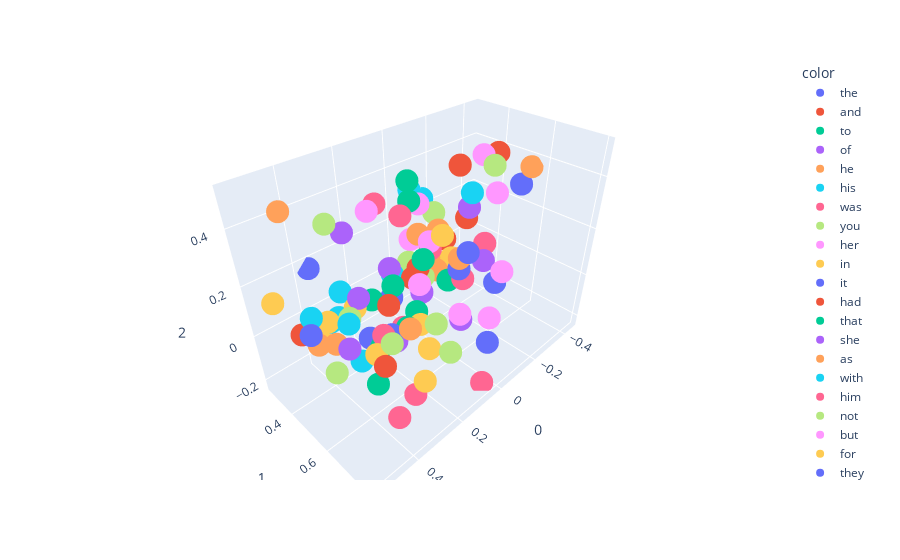

Write notebook code for a chart like this one.
### Code cell
import plotly.express as px



# Now you can create and show the Plotly figure
fig = px.scatter_3d(X[:100], x=0, y=1,z=2, color=y[:100])
fig.show()

### Figure 1 — Plotly figure (JSON) as saved in the notebook; plotly's stock layout.template omitted (floating-point values rounded to 4 significant figures)
{"data": [{"hovertemplate": "color=the<br>0=%{x}<br>1=%{y}<br>2=%{z}<extra></extra>", "legendgroup": "the", "marker": {"color": "#636efa", "symbol": "circle"}, "mode": "markers", "name": "the", "scene": "scene", "showlegend": true, "type": "scatter3d", "x": [-0.2299], "y": [0.5834], "z": [-0.03148]}, {"hovertemplate": "color=and<br>0=%{x}<br>1=%{y}<br>2=%{z}<extra></extra>", "legendgroup": "and", "marker": {"color": "#EF553B", "symbol": "circle"}, "mode": "markers", "name": "and", "scene": "scene", "showlegend": true, "type": "scatter3d", "x": [-0.2077], "y": [0.34], "z": [0.06631]}, {"hovertemplate": "color=to<br>0=%{x}<br>1=%{y}<br>2=%{z}<extra></extra>", "legendgroup": "to", "marker": {"color": "#00cc96", "symbol": "circle"}, "mode": "markers", "name": "to", "scene": "scene", "showlegend": true, "type": "scatter3d", "x": [0.2646], "y": [0.5807], "z": [0.2149]}, {"hovertemplate": "color=of<br>0=%{x}<br>1=%{y}<br>2=%{z}<extra></extra>", "legendgroup": "of", "marker": {"color": "#ab63fa", "symbol": "circle"}, "mode": "markers", "name": "of", "scene": "scene", "showlegend": true, "type": "scatter3d", "x": [-0.0522], "y": [0.3692], "z": [-0.09826]}, {"hovertemplate": "color=he<br>0=%{x}<br>1=%{y}<br>2=%{z}<extra></extra>", "legendgroup": "he", "marker": {"color": "#FFA15A", "symbol": "circle"}, "mode": "markers", "name": "he", "scene": "scene", "showlegend": true, "type": "scatter3d", "x": [0.08221], "y": [0.5459], "z": [0.2117]}, {"hovertemplate": "color=his<br>0=%{x}<br>1=%{y}<br>2=%{z}<extra></extra>", "legendgroup": "his", "marker": {"color": "#19d3f3", "symbol": "circle"}, "mode": "markers", "name": "his", "scene": "scene", "showlegend": true, "type": "scatter3d", "x": [-0.06572], "y": [0.2968], "z": [0.3125]}, {"hovertemplate": "color=was<br>0=%{x}<br>1=%{y}<br>2=%{z}<extra></extra>", "legendgroup": "was", "marker": {"color": "#FF6692", "symbol": "circle"}, "mode": "markers", "name": "was", "scene": "scene", "showlegend": true, "type": "scatter3d", "x": [0.06889], "y": [0.3981], "z": [0.3006]}, {"hovertemplate": "color=you<br>0=%{x}<br>1=%{y}<br>2=%{z}<extra></extra>", "legendgroup": "you", "marker": {"color": "#B6E880", "symbol": "circle"}, "mode": "markers", "name": "you", "scene": "scene", "showlegend": true, "type": "scatter3d", "x": [0.5253], "y": [0.6388], "z": [0.08699]}, {"hovertemplate": "color=her<br>0=%{x}<br>1=%{y}<br>2=%{z}<extra></extra>", "legendgroup": "her", "marker": {"color": "#FF97FF", "symbol": "circle"}, "mode": "markers", "name": "her", "scene": "scene", "showlegend": true, "type": "scatter3d", "x": [-0.01606], "y": [0.3948], "z": [0.3117]}, {"hovertemplate": "color=in<br>0=%{x}<br>1=%{y}<br>2=%{z}<extra></extra>", "legendgroup": "in", "marker": {"color": "#FECB52", "symbol": "circle"}, "mode": "markers", "name": "in", "scene": "scene", "showlegend": true, "type": "scatter3d", "x": [-0.104], "y": [0.4729], "z": [0.08844]}, {"hovertemplate": "color=it<br>0=%{x}<br>1=%{y}<br>2=%{z}<extra></extra>", "legendgroup": "it", "marker": {"color": "#636efa", "symbol": "circle"}, "mode": "markers", "name": "it", "scene": "scene", "showlegend": true, "type": "scatter3d", "x": [0.04484], "y": [0.6435], "z": [0.1981]}, {"hovertemplate": "color=had<br>0=%{x}<br>1=%{y}<br>2=%{z}<extra></extra>", "legendgroup": "had", "marker": {"color": "#EF553B", "symbol": "circle"}, "mode": "markers", "name": "had", "scene": "scene", "showlegend": true, "type": "scatter3d", "x": [0.1052], "y": [0.5195], "z": [0.1689]}, {"hovertemplate": "color=that<br>0=%{x}<br>1=%{y}<br>2=%{z}<extra></extra>", "legendgroup": "that", "marker": {"color": "#00cc96", "symbol": "circle"}, "mode": "markers", "name": "that", "scene": "scene", "showlegend": true, "type": "scatter3d", "x": [0.2506], "y": [0.6236], "z": [0.06983]}, {"hovertemplate": "color=she<br>0=%{x}<br>1=%{y}<br>2=%{z}<extra></extra>", "legendgroup": "she", "marker": {"color": "#ab63fa", "symbol": "circle"}, "mode": "markers", "name": "she", "scene": "scene", "showlegend": true, "type": "scatter3d", "x": [0.02707], "y": [0.5018], "z": [0.2275]}, {"hovertemplate": "color=as<br>0=%{x}<br>1=%{y}<br>2=%{z}<extra></extra>", "legendgroup": "as", "marker": {"color": "#FFA15A", "symbol": "circle"}, "mode": "markers", "name": "as", "scene": "scene", "showlegend": true, "type": "scatter3d", "x": [-0.02921], "y": [0.4786], "z": [0.2394]}, {"hovertemplate": "color=with<br>0=%{x}<br>1=%{y}<br>2=%{z}<extra></extra>", "legendgroup": "with", "marker": {"color": "#19d3f3", "symbol": "circle"}, "mode": "markers", "name": "with", "scene": "scene", "showlegend": true, "type": "scatter3d", "x": [-0.1564], "y": [0.2661], "z": [0.2341]}, {"hovertemplate": "color=him<br>0=%{x}<br>1=%{y}<br>2=%{z}<extra></extra>", "legendgroup": "him", "marker": {"color": "#FF6692", "symbol": "circle"}, "mode": "markers", "name": "him", "scene": "scene", "showlegend": true, "type": "scatter3d", "x": [0.09549], "y": [0.5668], "z": [0.2601]}, {"hovertemplate": "color=not<br>0=%{x}<br>1=%{y}<br>2=%{z}<extra></extra>", "legendgroup": "not", "marker": {"color": "#B6E880", "symbol": "circle"}, "mode": "markers", "name": "not", "scene": "scene", "showlegend": true, "type": "scatter3d", "x": [0.4275], "y": [0.5825], "z": [0.189]}, {"hovertemplate": "color=but<br>0=%{x}<br>1=%{y}<br>2=%{z}<extra></extra>", "legendgroup": "but", "marker": {"color": "#FF97FF", "symbol": "circle"}, "mode": "markers", "name": "but", "scene": "scene", "showlegend": true, "type": "scatter3d", "x": [0.191], "y": [0.617], "z": [0.1998]}, {"hovertemplate": "color=for<br>0=%{x}<br>1=%{y}<br>2=%{z}<extra></extra>", "legendgroup": "for", "marker": {"color": "#FECB52", "symbol": "circle"}, "mode": "markers", "name": "for", "scene": "scene", "showlegend": true, "type": "scatter3d", "x": [0.3722], "y": [0.5317], "z": [0.1641]}, {"hovertemplate": "color=they<br>0=%{x}<br>1=%{y}<br>2=%{z}<extra></extra>", "legendgroup": "they", "marker": {"color": "#636efa", "symbol": "circle"}, "mode": "markers", "name": "they", "scene": "scene", "showlegend": true, "type": "scatter3d", "x": [-0.02175], "y": [0.728], "z": [-0.1049]}, {"hovertemplate": "color=is<br>0=%{x}<br>1=%{y}<br>2=%{z}<extra></extra>", "legendgroup": "is", "marker": {"color": "#EF553B", "symbol": "circle"}, "mode": "markers", "name": "is", "scene": "scene", "showlegend": true, "type": "scatter3d", "x": [0.5383], "y": [0.5024], "z": [0.1466]}, {"hovertemplate": "color=at<br>0=%{x}<br>1=%{y}<br>2=%{z}<extra></extra>", "legendgroup": "at", "marker": {"color": "#00cc96", "symbol": "circle"}, "mode": "markers", "name": "at", "scene": "scene", "showlegend": true, "type": "scatter3d", "x": [0.01516], "y": [0.3839], "z": [0.3297]}, {"hovertemplate": "color=on<br>0=%{x}<br>1=%{y}<br>2=%{z}<extra></extra>", "legendgroup": "on", "marker": {"color": "#ab63fa", "symbol": "circle"}, "mode": "markers", "name": "on", "scene": "scene", "showlegend": true, "type": "scatter3d", "x": [-0.2199], "y": [0.4498], "z": [0.2423]}, {"hovertemplate": "color=said<br>0=%{x}<br>1=%{y}<br>2=%{z}<extra></extra>", "legendgroup": "said", "marker": {"color": "#FFA15A", "symbol": "circle"}, "mode": "markers", "name": "said", "scene": "scene", "showlegend": true, "type": "scatter3d", "x": [0.5145], "y": [0.4548], "z": [0.5103]}, {"hovertemplate": "color=my<br>0=%{x}<br>1=%{y}<br>2=%{z}<extra></extra>", "legendgroup": "my", "marker": {"color": "#19d3f3", "symbol": "circle"}, "mode": "markers", "name": "my", "scene": "scene", "showlegend": true, "type": "scatter3d", "x": [0.4467], "y": [0.5095], "z": [0.1411]}, {"hovertemplate": "color=have<br>0=%{x}<br>1=%{y}<br>2=%{z}<extra></extra>", "legendgroup": "have", "marker": {"color": "#FF6692", "symbol": "circle"}, "mode": "markers", "name": "have", "scene": "scene", "showlegend": true, "type": "scatter3d", "x": [0.3488], "y": [0.6285], "z": [0.1039]}, {"hovertemplate": "color=be<br>0=%{x}<br>1=%{y}<br>2=%{z}<extra></extra>", "legendgroup": "be", "marker": {"color": "#B6E880", "symbol": "circle"}, "mode": "markers", "name": "be", "scene": "scene", "showlegend": true, "type": "scatter3d", "x": [0.3512], "y": [0.6684], "z": [0.09881]}, {"hovertemplate": "color=them<br>0=%{x}<br>1=%{y}<br>2=%{z}<extra></extra>", "legendgroup": "them", "marker": {"color": "#FF97FF", "symbol": "circle"}, "mode": "markers", "name": "them", "scene": "scene", "showlegend": true, "type": "scatter3d", "x": [-0.03784], "y": [0.7152], "z": [-0.01106]}, {"hovertemplate": "color=lord<br>0=%{x}<br>1=%{y}<br>2=%{z}<extra></extra>", "legendgroup": "lord", "marker": {"color": "#FECB52", "symbol": "circle"}, "mode": "markers", "name": "lord", "scene": "scene", "showlegend": true, "type": "scatter3d", "x": [0.4457], "y": [0.4453], "z": [0.07873]}, {"hovertemplate": "color=no<br>0=%{x}<br>1=%{y}<br>2=%{z}<extra></extra>", "legendgroup": "no", "marker": {"color": "#636efa", "symbol": "circle"}, "mode": "markers", "name": "no", "scene": "scene", "showlegend": true, "type": "scatter3d", "x": [0.3508], "y": [0.5629], "z": [0.0512]}, {"hovertemplate": "color=from<br>0=%{x}<br>1=%{y}<br>2=%{z}<extra></extra>", "legendgroup": "from", "marker": {"color": "#EF553B", "symbol": "circle"}, "mode": "markers", "name": "from", "scene": "scene", "showlegend": true, "type": "scatter3d", "x": [-0.2177], "y": [0.4403], "z": [0.1966]}, {"hovertemplate": "color=were<br>0=%{x}<br>1=%{y}<br>2=%{z}<extra></extra>", "legendgroup": "were", "marker": {"color": "#00cc96", "symbol": "circle"}, "mode": "markers", "name": "were", "scene": "scene", "showlegend": true, "type": "scatter3d", "x": [-0.04951], "y": [0.5093], "z": [0.035]}, {"hovertemplate": "color=would<br>0=%{x}<br>1=%{y}<br>2=%{z}<extra></extra>", "legendgroup": "would", "marker": {"color": "#ab63fa", "symbol": "circle"}, "mode": "markers", "name": "would", "scene": "scene", "showlegend": true, "type": "scatter3d", "x": [0.3827], "y": [0.5701], "z": [0.2284]}, {"hovertemplate": "color=me<br>0=%{x}<br>1=%{y}<br>2=%{z}<extra></extra>", "legendgroup": "me", "marker": {"color": "#FFA15A", "symbol": "circle"}, "mode": "markers", "name": "me", "scene": "scene", "showlegend": true, "type": "scatter3d", "x": [0.4832], "y": [0.5859], "z": [0.13]}, {"hovertemplate": "color=your<br>0=%{x}<br>1=%{y}<br>2=%{z}<extra></extra>", "legendgroup": "your", "marker": {"color": "#19d3f3", "symbol": "circle"}, "mode": "markers", "name": "your", "scene": "scene", "showlegend": true, "type": "scatter3d", "x": [0.4146], "y": [0.5043], "z": [0.1369]}, {"hovertemplate": "color=one<br>0=%{x}<br>1=%{y}<br>2=%{z}<extra></extra>", "legendgroup": "one", "marker": {"color": "#FF6692", "symbol": "circle"}, "mode": "markers", "name": "one", "scene": "scene", "showlegend": true, "type": "scatter3d", "x": [-0.00201], "y": [0.6202], "z": [0.1235]}, {"hovertemplate": "color=all<br>0=%{x}<br>1=%{y}<br>2=%{z}<extra></extra>", "legendgroup": "all", "marker": {"color": "#B6E880", "symbol": "circle"}, "mode": "markers", "name": "all", "scene": "scene", "showlegend": true, "type": "scatter3d", "x": [0.1675], "y": [0.7293], "z": [-0.02039]}, {"hovertemplate": "color=when<br>0=%{x}<br>1=%{y}<br>2=%{z}<extra></extra>", "legendgroup": "when", "marker": {"color": "#FF97FF", "symbol": "circle"}, "mode": "markers", "name": "when", "scene": "scene", "showlegend": true, "type": "scatter3d", "x": [0.09999], "y": [0.5673], "z": [0.2892]}, {"hovertemplate": "color=will<br>0=%{x}<br>1=%{y}<br>2=%{z}<extra></extra>", "legendgroup": "will", "marker": {"color": "#FECB52", "symbol": "circle"}, "mode": "markers", "name": "will", "scene": "scene", "showlegend": true, "type": "scatter3d", "x": [0.4763], "y": [0.5477], "z": [0.1837]}, {"hovertemplate": "color=ser<br>0=%{x}<br>1=%{y}<br>2=%{z}<extra></extra>", "legendgroup": "ser", "marker": {"color": "#636efa", "symbol": "circle"}, "mode": "markers", "name": "ser", "scene": "scene", "showlegend": true, "type": "scatter3d", "x": [0.3582], "y": [0.2662], "z": [0.1672]}, {"hovertemplate": "color=if<br>0=%{x}<br>1=%{y}<br>2=%{z}<extra></extra>", "legendgroup": "if", "marker": {"color": "#EF553B", "symbol": "circle"}, "mode": "markers", "name": "if", "scene": "scene", "showlegend": true, "type": "scatter3d", "x": [0.3549], "y": [0.6683], "z": [0.2434]}, {"hovertemplate": "color=so<br>0=%{x}<br>1=%{y}<br>2=%{z}<extra></extra>", "legendgroup": "so", "marker": {"color": "#00cc96", "symbol": "circle"}, "mode": "markers", "name": "so", "scene": "scene", "showlegend": true, "type": "scatter3d", "x": [0.1392], "y": [0.5798], "z": [0.248]}, {"hovertemplate": "color=their<br>0=%{x}<br>1=%{y}<br>2=%{z}<extra></extra>", "legendgroup": "their", "marker": {"color": "#ab63fa", "symbol": "circle"}, "mode": "markers", "name": "their", "scene": "scene", "showlegend": true, "type": "scatter3d", "x": [-0.09858], "y": [0.5352], "z": [-0.1648]}, {"hovertemplate": "color=could<br>0=%{x}<br>1=%{y}<br>2=%{z}<extra></extra>", "legendgroup": "could", "marker": {"color": "#FFA15A", "symbol": "circle"}, "mode": "markers", "name": "could", "scene": "scene", "showlegend": true, "type": "scatter3d", "x": [0.07327], "y": [0.4878], "z": [0.2706]}, {"hovertemplate": "color=are<br>0=%{x}<br>1=%{y}<br>2=%{z}<extra></extra>", "legendgroup": "are", "marker": {"color": "#19d3f3", "symbol": "circle"}, "mode": "markers", "name": "are", "scene": "scene", "showlegend": true, "type": "scatter3d", "x": [0.3801], "y": [0.5484], "z": [-0.03638]}, {"hovertemplate": "color=we<br>0=%{x}<br>1=%{y}<br>2=%{z}<extra></extra>", "legendgroup": "we", "marker": {"color": "#FF6692", "symbol": "circle"}, "mode": "markers", "name": "we", "scene": "scene", "showlegend": true, "type": "scatter3d", "x": [0.3432], "y": [0.7544], "z": [-0.05422]}, {"hovertemplate": "color=man<br>0=%{x}<br>1=%{y}<br>2=%{z}<extra></extra>", "legendgroup": "man", "marker": {"color": "#B6E880", "symbol": "circle"}, "mode": "markers", "name": "man", "scene": "scene", "showlegend": true, "type": "scatter3d", "x": [0.09235], "y": [0.5299], "z": [0.1336]}, {"hovertemplate": "color=there<br>0=%{x}<br>1=%{y}<br>2=%{z}<extra></extra>", "legendgroup": "there", "marker": {"color": "#FF97FF", "symbol": "circle"}, "mode": "markers", "name": "there", "scene": "scene", "showlegend": true, "type": "scatter3d", "x": [0.03147], "y": [0.6433], "z": [0.003399]}, {"hovertemplate": "color=this<br>0=%{x}<br>1=%{y}<br>2=%{z}<extra></extra>", "legendgroup": "this", "marker": {"color": "#FECB52", "symbol": "circle"}, "mode": "markers", "name": "this", "scene": "scene", "showlegend": true, "type": "scatter3d", "x": [0.3874], "y": [0.6386], "z": [0.05994]}, {"hovertemplate": "color=up<br>0=%{x}<br>1=%{y}<br>2=%{z}<extra></extra>", "legendgroup": "up", "marker": {"color": "#636efa", "symbol": "circle"}, "mode": "markers", "name": "up", "scene": "scene", "showlegend": true, "type": "scatter3d", "x": [-0.411], "y": [0.5327], "z": [0.2976]}, {"hovertemplate": "color=been<br>0=%{x}<br>1=%{y}<br>2=%{z}<extra></extra>", "legendgroup": "been", "marker": {"color": "#EF553B", "symbol": "circle"}, "mode": "markers", "name": "been", "scene": "scene", "showlegend": true, "type": "scatter3d", "x": [0.1457], "y": [0.536], "z": [0.1586]}, {"hovertemplate": "color=what<br>0=%{x}<br>1=%{y}<br>2=%{z}<extra></extra>", "legendgroup": "what", "marker": {"color": "#00cc96", "symbol": "circle"}, "mode": "markers", "name": "what", "scene": "scene", "showlegend": true, "type": "scatter3d", "x": [0.3604], "y": [0.6294], "z": [0.06549]}, {"hovertemplate": "color=did<br>0=%{x}<br>1=%{y}<br>2=%{z}<extra></extra>", "legendgroup": "did", "marker": {"color": "#ab63fa", "symbol": "circle"}, "mode": "markers", "name": "did", "scene": "scene", "showlegend": true, "type": "scatter3d", "x": [0.3398], "y": [0.4581], "z": [0.3765]}, {"hovertemplate": "color=by<br>0=%{x}<br>1=%{y}<br>2=%{z}<extra></extra>", "legendgroup": "by", "marker": {"color": "#FFA15A", "symbol": "circle"}, "mode": "markers", "name": "by", "scene": "scene", "showlegend": true, "type": "scatter3d", "x": [-0.04094], "y": [0.4597], "z": [0.05944]}, {"hovertemplate": "color=do<br>0=%{x}<br>1=%{y}<br>2=%{z}<extra></extra>", "legendgroup": "do", "marker": {"color": "#19d3f3", "symbol": "circle"}, "mode": "markers", "name": "do", "scene": "scene", "showlegend": true, "type": "scatter3d", "x": [0.5272], "y": [0.5521], "z": [0.2312]}, {"hovertemplate": "color=men<br>0=%{x}<br>1=%{y}<br>2=%{z}<extra></extra>", "legendgroup": "men", "marker": {"color": "#FF6692", "symbol": "circle"}, "mode": "markers", "name": "men", "scene": "scene", "showlegend": true, "type": "scatter3d", "x": [0.04285], "y": [0.7663], "z": [-0.2271]}, {"hovertemplate": "color=back<br>0=%{x}<br>1=%{y}<br>2=%{z}<extra></extra>", "legendgroup": "back", "marker": {"color": "#B6E880", "symbol": "circle"}, "mode": "markers", "name": "back", "scene": "scene", "showlegend": true, "type": "scatter3d", "x": [-0.1913], "y": [0.5733], "z": [0.4519]}, {"hovertemplate": "color=out<br>0=%{x}<br>1=%{y}<br>2=%{z}<extra></extra>", "legendgroup": "out", "marker": {"color": "#FF97FF", "symbol": "circle"}, "mode": "markers", "name": "out", "scene": "scene", "showlegend": true, "type": "scatter3d", "x": [-0.2885], "y": [0.5183], "z": [0.3003]}, {"hovertemplate": "color=more<br>0=%{x}<br>1=%{y}<br>2=%{z}<extra></extra>", "legendgroup": "more", "marker": {"color": "#FECB52", "symbol": "circle"}, "mode": "markers", "name": "more", "scene": "scene", "showlegend": true, "type": "scatter3d", "x": [0.1843], "y": [0.6106], "z": [0.03246]}, {"hovertemplate": "color=or<br>0=%{x}<br>1=%{y}<br>2=%{z}<extra></extra>", "legendgroup": "or", "marker": {"color": "#636efa", "symbol": "circle"}, "mode": "markers", "name": "or", "scene": "scene", "showlegend": true, "type": "scatter3d", "x": [0.307], "y": [0.6141], "z": [0.07022]}, {"hovertemplate": "color=king<br>0=%{x}<br>1=%{y}<br>2=%{z}<extra></extra>", "legendgroup": "king", "marker": {"color": "#EF553B", "symbol": "circle"}, "mode": "markers", "name": "king", "scene": "scene", "showlegend": true, "type": "scatter3d", "x": [0.393], "y": [0.683], "z": [0.04786]}, {"hovertemplate": "color=who<br>0=%{x}<br>1=%{y}<br>2=%{z}<extra></extra>", "legendgroup": "who", "marker": {"color": "#00cc96", "symbol": "circle"}, "mode": "markers", "name": "who", "scene": "scene", "showlegend": true, "type": "scatter3d", "x": [0.3828], "y": [0.6272], "z": [-0.07828]}, {"hovertemplate": "color=well<br>0=%{x}<br>1=%{y}<br>2=%{z}<extra></extra>", "legendgroup": "well", "marker": {"color": "#ab63fa", "symbol": "circle"}, "mode": "markers", "name": "well", "scene": "scene", "showlegend": true, "type": "scatter3d", "x": [0.2936], "y": [0.6197], "z": [0.0386]}, {"hovertemplate": "color=down<br>0=%{x}<br>1=%{y}<br>2=%{z}<extra></extra>", "legendgroup": "down", "marker": {"color": "#FFA15A", "symbol": "circle"}, "mode": "markers", "name": "down", "scene": "scene", "showlegend": true, "type": "scatter3d", "x": [-0.4457], "y": [0.5457], "z": [0.3594]}, {"hovertemplate": "color=than<br>0=%{x}<br>1=%{y}<br>2=%{z}<extra></extra>", "legendgroup": "than", "marker": {"color": "#19d3f3", "symbol": "circle"}, "mode": "markers", "name": "than", "scene": "scene", "showlegend": true, "type": "scatter3d", "x": [0.1755], "y": [0.4727], "z": [0.155]}, {"hovertemplate": "color=only<br>0=%{x}<br>1=%{y}<br>2=%{z}<extra></extra>", "legendgroup": "only", "marker": {"color": "#FF6692", "symbol": "circle"}, "mode": "markers", "name": "only", "scene": "scene", "showlegend": true, "type": "scatter3d", "x": [0.2589], "y": [0.6116], "z": [0.06787]}, {"hovertemplate": "color=like<br>0=%{x}<br>1=%{y}<br>2=%{z}<extra></extra>", "legendgroup": "like", "marker": {"color": "#B6E880", "symbol": "circle"}, "mode": "markers", "name": "like", "scene": "scene", "showlegend": true, "type": "scatter3d", "x": [-0.1026], "y": [0.384], "z": [0.2409]}, {"hovertemplate": "color=jon<br>0=%{x}<br>1=%{y}<br>2=%{z}<extra></extra>", "legendgroup": "jon", "marker": {"color": "#FF97FF", "symbol": "circle"}, "mode": "markers", "name": "jon", "scene": "scene", "showlegend": true, "type": "scatter3d", "x": [0.05278], "y": [0.4268], "z": [0.2152]}, {"hovertemplate": "color=some<br>0=%{x}<br>1=%{y}<br>2=%{z}<extra></extra>", "legendgroup": "some", "marker": {"color": "#FECB52", "symbol": "circle"}, "mode": "markers", "name": "some", "scene": "scene", "showlegend": true, "type": "scatter3d", "x": [0.09328], "y": [0.5583], "z": [-0.1725]}, {"hovertemplate": "color=old<br>0=%{x}<br>1=%{y}<br>2=%{z}<extra></extra>", "legendgroup": "old", "marker": {"color": "#636efa", "symbol": "circle"}, "mode": "markers", "name": "old", "scene": "scene", "showlegend": true, "type": "scatter3d", "x": [0.1271], "y": [0.4022], "z": [-0.00566]}, {"hovertemplate": "color=hand<br>0=%{x}<br>1=%{y}<br>2=%{z}<extra></extra>", "legendgroup": "hand", "marker": {"color": "#EF553B", "symbol": "circle"}, "mode": "markers", "name": "hand", "scene": "scene", "showlegend": true, "type": "scatter3d", "x": [-0.1014], "y": [0.5041], "z": [0.4591]}, {"hovertemplate": "color=even<br>0=%{x}<br>1=%{y}<br>2=%{z}<extra></extra>", "legendgroup": "even", "marker": {"color": "#00cc96", "symbol": "circle"}, "mode": "markers", "name": "even", "scene": "scene", "showlegend": true, "type": "scatter3d", "x": [0.1622], "y": [0.57], "z": [0.04915]}, {"hovertemplate": "color=too<br>0=%{x}<br>1=%{y}<br>2=%{z}<extra></extra>", "legendgroup": "too", "marker": {"color": "#ab63fa", "symbol": "circle"}, "mode": "markers", "name": "too", "scene": "scene", "showlegend": true, "type": "scatter3d", "x": [0.192], "y": [0.4793], "z": [0.1909]}, {"hovertemplate": "color=before<br>0=%{x}<br>1=%{y}<br>2=%{z}<extra></extra>", "legendgroup": "before", "marker": {"color": "#FFA15A", "symbol": "circle"}, "mode": "markers", "name": "before", "scene": "scene", "showlegend": true, "type": "scatter3d", "x": [0.08178], "y": [0.6764], "z": [0.2709]}, {"hovertemplate": "color=never<br>0=%{x}<br>1=%{y}<br>2=%{z}<extra></extra>", "legendgroup": "never", "marker": {"color": "#19d3f3", "symbol": "circle"}, "mode": "markers", "name": "never", "scene": "scene", "showlegend": true, "type": "scatter3d", "x": [0.4393], "y": [0.593], "z": [0.1817]}, {"hovertemplate": "color=tyrion<br>0=%{x}<br>1=%{y}<br>2=%{z}<extra></extra>", "legendgroup": "tyrion", "marker": {"color": "#FF6692", "symbol": "circle"}, "mode": "markers", "name": "tyrion", "scene": "scene", "showlegend": true, "type": "scatter3d", "x": [0.09063], "y": [0.2923], "z": [0.3132]}, {"hovertemplate": "color=an<br>0=%{x}<br>1=%{y}<br>2=%{z}<extra></extra>", "legendgroup": "an", "marker": {"color": "#B6E880", "symbol": "circle"}, "mode": "markers", "name": "an", "scene": "scene", "showlegend": true, "type": "scatter3d", "x": [0.009813], "y": [0.3666], "z": [0.07263]}, {"hovertemplate": "color=off<br>0=%{x}<br>1=%{y}<br>2=%{z}<extra></extra>", "legendgroup": "off", "marker": {"color": "#FF97FF", "symbol": "circle"}, "mode": "markers", "name": "off", "scene": "scene", "showlegend": true, "type": "scatter3d", "x": [-0.3134], "y": [0.427], "z": [0.4094]}, {"hovertemplate": "color=see<br>0=%{x}<br>1=%{y}<br>2=%{z}<extra></extra>", "legendgroup": "see", "marker": {"color": "#FECB52", "symbol": "circle"}, "mode": "markers", "name": "see", "scene": "scene", "showlegend": true, "type": "scatter3d", "x": [0.1328], "y": [0.6543], "z": [0.3636]}, {"hovertemplate": "color=know<br>0=%{x}<br>1=%{y}<br>2=%{z}<extra></extra>", "legendgroup": "know", "marker": {"color": "#636efa", "symbol": "circle"}, "mode": "markers", "name": "know", "scene": "scene", "showlegend": true, "type": "scatter3d", "x": [0.547], "y": [0.572], "z": [0.1952]}, {"hovertemplate": "color=into<br>0=%{x}<br>1=%{y}<br>2=%{z}<extra></extra>", "legendgroup": "into", "marker": {"color": "#EF553B", "symbol": "circle"}, "mode": "markers", "name": "into", "scene": "scene", "showlegend": true, "type": "scatter3d", "x": [-0.4184], "y": [0.4118], "z": [0.3835]}, {"hovertemplate": "color=made<br>0=%{x}<br>1=%{y}<br>2=%{z}<extra></extra>", "legendgroup": "made", "marker": {"color": "#00cc96", "symbol": "circle"}, "mode": "markers", "name": "made", "scene": "scene", "showlegend": true, "type": "scatter3d", "x": [0.01436], "y": [0.3773], "z": [0.401]}, {"hovertemplate": "color=father<br>0=%{x}<br>1=%{y}<br>2=%{z}<extra></extra>", "legendgroup": "father", "marker": {"color": "#ab63fa", "symbol": "circle"}, "mode": "markers", "name": "father", "scene": "scene", "showlegend": true, "type": "scatter3d", "x": [0.4826], "y": [0.6498], "z": [0.1549]}, {"hovertemplate": "color=now<br>0=%{x}<br>1=%{y}<br>2=%{z}<extra></extra>", "legendgroup": "now", "marker": {"color": "#FFA15A", "symbol": "circle"}, "mode": "markers", "name": "now", "scene": "scene", "showlegend": true, "type": "scatter3d", "x": [0.3098], "y": [0.7029], "z": [0.1513]}, {"hovertemplate": "color=eyes<br>0=%{x}<br>1=%{y}<br>2=%{z}<extra></extra>", "legendgroup": "eyes", "marker": {"color": "#19d3f3", "symbol": "circle"}, "mode": "markers", "name": "eyes", "scene": "scene", "showlegend": true, "type": "scatter3d", "x": [-0.193], "y": [0.4829], "z": [0.3219]}, {"hovertemplate": "color=black<br>0=%{x}<br>1=%{y}<br>2=%{z}<extra></extra>", "legendgroup": "black", "marker": {"color": "#FF6692", "symbol": "circle"}, "mode": "markers", "name": "black", "scene": "scene", "showlegend": true, "type": "scatter3d", "x": [-0.414], "y": [0.3781], "z": [-0.02981]}, {"hovertemplate": "color=told<br>0=%{x}<br>1=%{y}<br>2=%{z}<extra></extra>", "legendgroup": "told", "marker": {"color": "#B6E880", "symbol": "circle"}, "mode": "markers", "name": "told", "scene": "scene", "showlegend": true, "type": "scatter3d", "x": [0.454], "y": [0.561], "z": [0.4937]}, {"hovertemplate": "color=thought<br>0=%{x}<br>1=%{y}<br>2=%{z}<extra></extra>", "legendgroup": "thought", "marker": {"color": "#FF97FF", "symbol": "circle"}, "mode": "markers", "name": "thought", "scene": "scene", "showlegend": true, "type": "scatter3d", "x": [0.3312], "y": [0.5715], "z": [0.4857]}, {"hovertemplate": "color=lady<br>0=%{x}<br>1=%{y}<br>2=%{z}<extra></extra>", "legendgroup": "lady", "marker": {"color": "#FECB52", "symbol": "circle"}, "mode": "markers", "name": "lady", "scene": "scene", "showlegend": true, "type": "scatter3d", "x": [0.5296], "y": [0.3345], "z": [0.1578]}, {"hovertemplate": "color=time<br>0=%{x}<br>1=%{y}<br>2=%{z}<extra></extra>", "legendgroup": "time", "marker": {"color": "#636efa", "symbol": "circle"}, "mode": "markers", "name": "time", "scene": "scene", "showlegend": true, "type": "scatter3d", "x": [0.06693], "y": [0.697], "z": [0.2943]}, {"hovertemplate": "color=then<br>0=%{x}<br>1=%{y}<br>2=%{z}<extra></extra>", "legendgroup": "then", "marker": {"color": "#EF553B", "symbol": "circle"}, "mode": "markers", "name": "then", "scene": "scene", "showlegend": true, "type": "scatter3d", "x": [-0.09921], "y": [0.5055], "z": [0.4595]}, {"hovertemplate": "color=how<br>0=%{x}<br>1=%{y}<br>2=%{z}<extra></extra>", "legendgroup": "how", "marker": {"color": "#00cc96", "symbol": "circle"}, "mode": "markers", "name": "how", "scene": "scene", "showlegend": true, "type": "scatter3d", "x": [0.3242], "y": [0.5513], "z": [0.1788]}, {"hovertemplate": "color=long<br>0=%{x}<br>1=%{y}<br>2=%{z}<extra></extra>", "legendgroup": "long", "marker": {"color": "#ab63fa", "symbol": "circle"}, "mode": "markers", "name": "long", "scene": "scene", "showlegend": true, "type": "scatter3d", "x": [-0.1984], "y": [0.5467], "z": [0.06653]}, {"hovertemplate": "color=has<br>0=%{x}<br>1=%{y}<br>2=%{z}<extra></extra>", "legendgroup": "has", "marker": {"color": "#FFA15A", "symbol": "circle"}, "mode": "markers", "name": "has", "scene": "scene", "showlegend": true, "type": "scatter3d", "x": [0.4866], "y": [0.4924], "z": [0.06563]}, {"hovertemplate": "color=might<br>0=%{x}<br>1=%{y}<br>2=%{z}<extra></extra>", "legendgroup": "might", "marker": {"color": "#19d3f3", "symbol": "circle"}, "mode": "markers", "name": "might", "scene": "scene", "showlegend": true, "type": "scatter3d", "x": [0.3822], "y": [0.4782], "z": [0.2003]}, {"hovertemplate": "color=us<br>0=%{x}<br>1=%{y}<br>2=%{z}<extra></extra>", "legendgroup": "us", "marker": {"color": "#FF6692", "symbol": "circle"}, "mode": "markers", "name": "us", "scene": "scene", "showlegend": true, "type": "scatter3d", "x": [0.4025], "y": [0.7459], "z": [-0.1148]}, {"hovertemplate": "color=come<br>0=%{x}<br>1=%{y}<br>2=%{z}<extra></extra>", "legendgroup": "come", "marker": {"color": "#B6E880", "symbol": "circle"}, "mode": "markers", "name": "come", "scene": "scene", "showlegend": true, "type": "scatter3d", "x": [0.3095], "y": [0.8051], "z": [0.2333]}, {"hovertemplate": "color=where<br>0=%{x}<br>1=%{y}<br>2=%{z}<extra></extra>", "legendgroup": "where", "marker": {"color": "#FF97FF", "symbol": "circle"}, "mode": "markers", "name": "where", "scene": "scene", "showlegend": true, "type": "scatter3d", "x": [-0.1945], "y": [0.6371], "z": [0.06346]}, {"hovertemplate": "color=here<br>0=%{x}<br>1=%{y}<br>2=%{z}<extra></extra>", "legendgroup": "here", "marker": {"color": "#FECB52", "symbol": "circle"}, "mode": "markers", "name": "here", "scene": "scene", "showlegend": true, "type": "scatter3d", "x": [0.3098], "y": [0.7607], "z": [-0.01813]}], "layout": {"legend": {"title": {"text": "color"}, "tracegroupgap": 0}, "margin": {"t": 60}, "scene": {"domain": {"x": [0, 1], "y": [0, 1]}, "xaxis": {"title": {"text": "0"}}, "yaxis": {"title": {"text": "1"}}, "zaxis": {"title": {"text": "2"}}}}}
